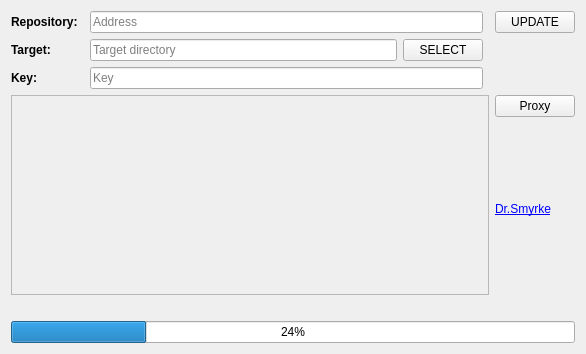
<?xml version="1.0" encoding="UTF-8"?>
<ui version="4.0">
 <class>MainWindow</class>
 <widget class="QMainWindow" name="MainWindow">
  <property name="geometry">
   <rect>
    <x>0</x>
    <y>0</y>
    <width>586</width>
    <height>354</height>
   </rect>
  </property>
  <property name="windowTitle">
   <string>MainWindow</string>
  </property>
  <widget class="QWidget" name="centralWidget">
   <layout class="QGridLayout" name="gridLayout">
    <item row="2" column="0">
     <widget class="QLabel" name="label_3">
      <property name="text">
       <string>&lt;b&gt;Key:&lt;/b&gt;</string>
      </property>
     </widget>
    </item>
    <item row="5" column="0" colspan="5">
     <widget class="QProgressBar" name="progressBar">
      <property name="value">
       <number>24</number>
      </property>
     </widget>
    </item>
    <item row="0" column="4">
     <widget class="QPushButton" name="updateB">
      <property name="text">
       <string>UPDATE</string>
      </property>
     </widget>
    </item>
    <item row="3" column="0" colspan="4">
     <widget class="QPlainTextEdit" name="logBox">
      <property name="enabled">
       <bool>false</bool>
      </property>
      <property name="readOnly">
       <bool>true</bool>
      </property>
     </widget>
    </item>
    <item row="0" column="0">
     <widget class="QLabel" name="label">
      <property name="text">
       <string>&lt;b&gt;Repository:&lt;/b&gt;</string>
      </property>
     </widget>
    </item>
    <item row="1" column="0">
     <widget class="QLabel" name="label_2">
      <property name="text">
       <string>&lt;b&gt;Target:&lt;/b&gt;</string>
      </property>
     </widget>
    </item>
    <item row="4" column="0" colspan="5">
     <widget class="QLabel" name="statusL">
      <property name="text">
       <string/>
      </property>
     </widget>
    </item>
    <item row="0" column="2">
     <widget class="QLineEdit" name="addressBox">
      <property name="placeholderText">
       <string>Address</string>
      </property>
     </widget>
    </item>
    <item row="2" column="2">
     <widget class="QLineEdit" name="keyBox">
      <property name="echoMode">
       <enum>QLineEdit::PasswordEchoOnEdit</enum>
      </property>
      <property name="placeholderText">
       <string>Key</string>
      </property>
     </widget>
    </item>
    <item row="1" column="2">
     <layout class="QHBoxLayout" name="horizontalLayout">
      <item>
       <widget class="QLineEdit" name="targetBox">
        <property name="placeholderText">
         <string>Target directory</string>
        </property>
       </widget>
      </item>
      <item>
       <widget class="QPushButton" name="targetSB">
        <property name="text">
         <string>SELECT</string>
        </property>
       </widget>
      </item>
     </layout>
    </item>
    <item row="3" column="4">
     <layout class="QVBoxLayout" name="verticalLayout">
      <item>
       <widget class="QPushButton" name="proxyEB">
        <property name="text">
         <string>Proxy</string>
        </property>
       </widget>
      </item>
      <item>
       <widget class="QLabel" name="label_4">
        <property name="text">
         <string>&lt;a href=&quot;http://drsmyrke.ru&quot;&gt;Dr.Smyrke&lt;/a&gt;</string>
        </property>
        <property name="openExternalLinks">
         <bool>true</bool>
        </property>
       </widget>
      </item>
     </layout>
    </item>
   </layout>
  </widget>
 </widget>
 <layoutdefault spacing="6" margin="11"/>
 <resources/>
 <connections/>
</ui>
